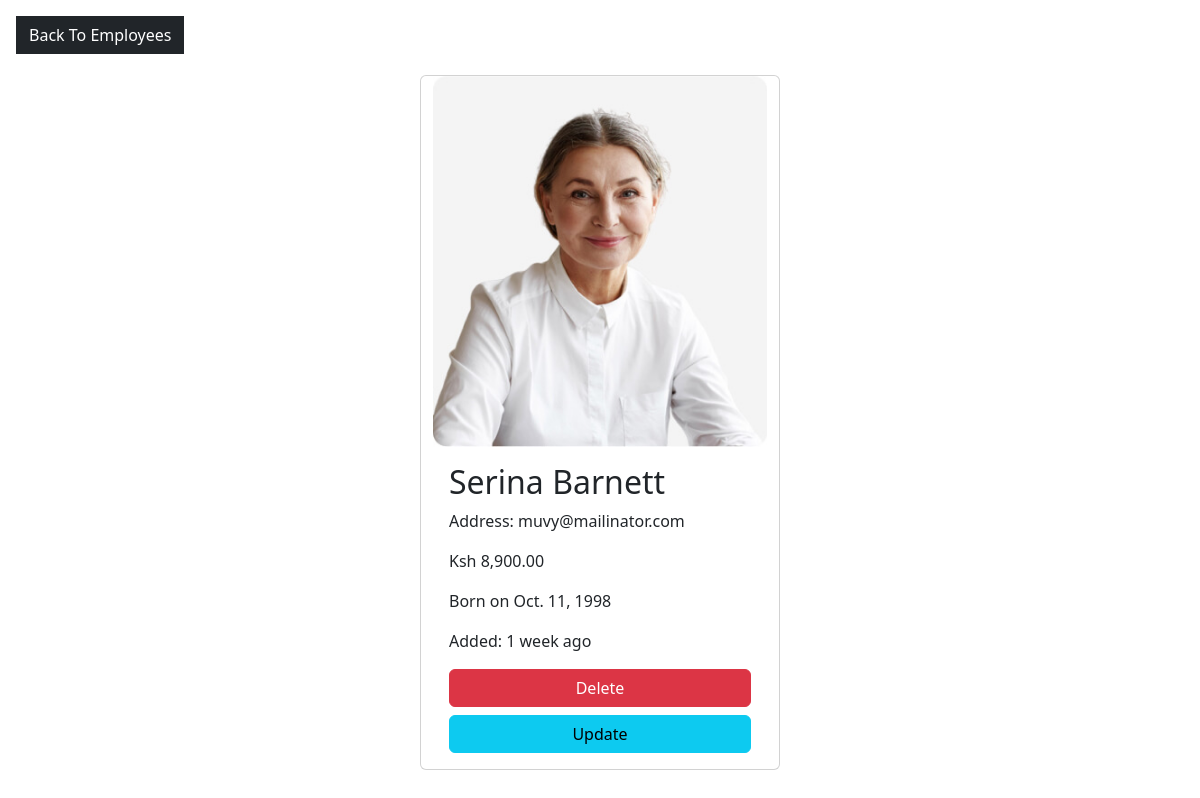
Page /employees/7 (signed in) on the committed database.
### mainapp/models.py (models this page shows, shortened)
class Employee(models.Model):
    name = models.CharField(max_length=50)
    email = models.EmailField(unique=True)
    dob = models.DateField(null=True)
    salary = models.DecimalField(max_digits=8, decimal_places=2)
    disabled = models.BooleanField(default=False)
    profile = models.ImageField(upload_to=unique_img_name, null=True, default="employees/employee.png")
    created_at = models.DateTimeField(auto_now_add=True, null=True)
    updated_at = models.DateTimeField(auto_now=True, null=True)

### mainapp/views.py (the view)
# urls.py: path('employees/<int:emp_id>', views.employee_details, name="details"),
@login_required
def employee_details(request, emp_id):
    employee = Employee.objects.get(pk=emp_id)
    return render(request, 'employee_details.html', {"employee":employee})

### templates/employee_details.html (shortened to what this page needs)
{% extends "base.html" %}
{% load humanize%}
{% block content%}
    <a href={% url 'all'%} class="btn btn-dark rounded-0 m-3">Back To Employees</a>
    <div class="container">
        <div class="row justify-content-center">
            <div class="card">
                {% if employee.profile %}
                <img src="{{ employee.profile.url}}" alt="" class="card-img-top">
                {% endif %}
                <div class="card-body">
                    <h2 class="card-title">{{ employee.name}}</h2>
                    <p class="card-text">Address: {{employee.email}}</p>
                    <p class="card-text">Ksh {{employee.salary | intcomma}}</p>
                    <p class="card-text">Born on {{employee.dob}}</p>
                    <p class="card-text">Added: {{employee.created_at | naturaltime}}</p>
                    {% if perms.mainapp.delete_employee %}
                    <a href="{% url 'delete' employee.id %}" class="btn btn-danger w-100">Delete</a>
                    {% endif %}
                    <br>
                    {% if perms.mainapp.change_employee %}
                    <a href="{% url 'update' employee.id %}" class="btn btn-info w-100 mt-2">Update</a>
                    {% endif %}
                </div>
            </div>
        </div>
    </div>
 {%  endblock content %}

### templates/employee_details.html (style rules this page uses)
.container { height: 40%; width:30%; margin-top: 5px; }

### rows in the picture
Employee: profile (picture), name "Serina Barnett", email "muvy@mailinator.com", salary "8,900.00", dob "Oct. 11, 1998", created_at "1 week ago"
